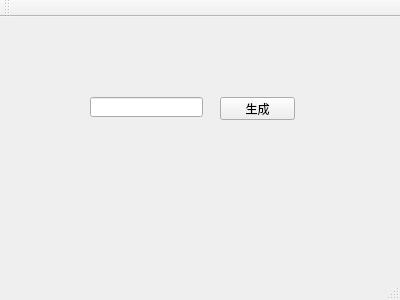
<?xml version="1.0" encoding="UTF-8"?>
<ui version="4.0">
 <class>MainWindow</class>
 <widget class="QMainWindow" name="MainWindow">
  <property name="geometry">
   <rect>
    <x>0</x>
    <y>0</y>
    <width>400</width>
    <height>300</height>
   </rect>
  </property>
  <property name="windowTitle">
   <string>MainWindow</string>
  </property>
  <widget class="QWidget" name="centralWidget">
   <widget class="QLineEdit" name="lineEdit">
    <property name="geometry">
     <rect>
      <x>90</x>
      <y>80</y>
      <width>113</width>
      <height>20</height>
     </rect>
    </property>
   </widget>
   <widget class="QPushButton" name="pushButton">
    <property name="geometry">
     <rect>
      <x>220</x>
      <y>80</y>
      <width>75</width>
      <height>23</height>
     </rect>
    </property>
    <property name="text">
     <string>生成</string>
    </property>
   </widget>
  </widget>
  <widget class="QMenuBar" name="menuBar">
   <property name="geometry">
    <rect>
     <x>0</x>
     <y>0</y>
     <width>400</width>
     <height>23</height>
    </rect>
   </property>
  </widget>
  <widget class="QToolBar" name="mainToolBar">
   <attribute name="toolBarArea">
    <enum>TopToolBarArea</enum>
   </attribute>
   <attribute name="toolBarBreak">
    <bool>false</bool>
   </attribute>
  </widget>
  <widget class="QStatusBar" name="statusBar"/>
 </widget>
 <layoutdefault spacing="6" margin="11"/>
 <resources/>
 <connections/>
</ui>
